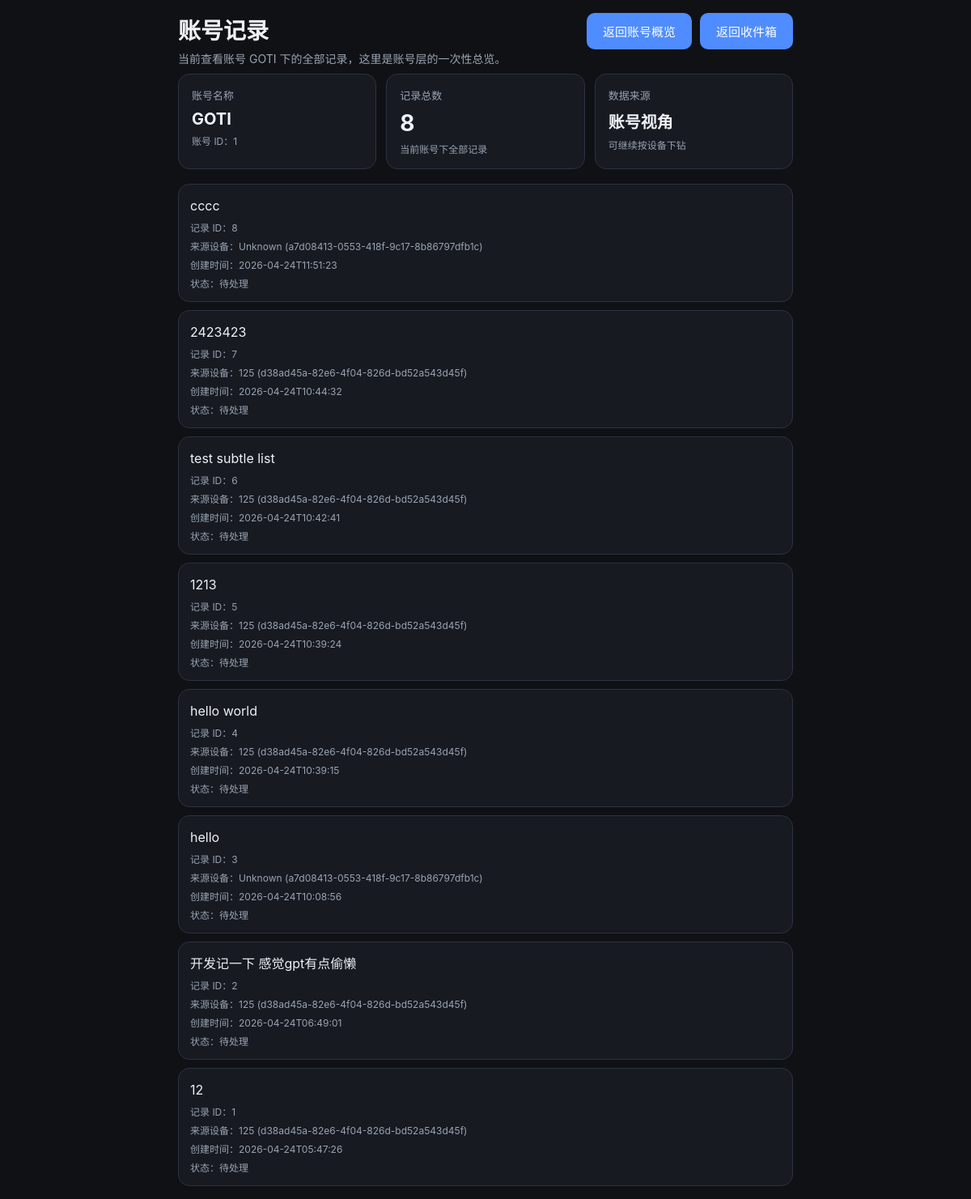
Page /account/items on the earlier database version.
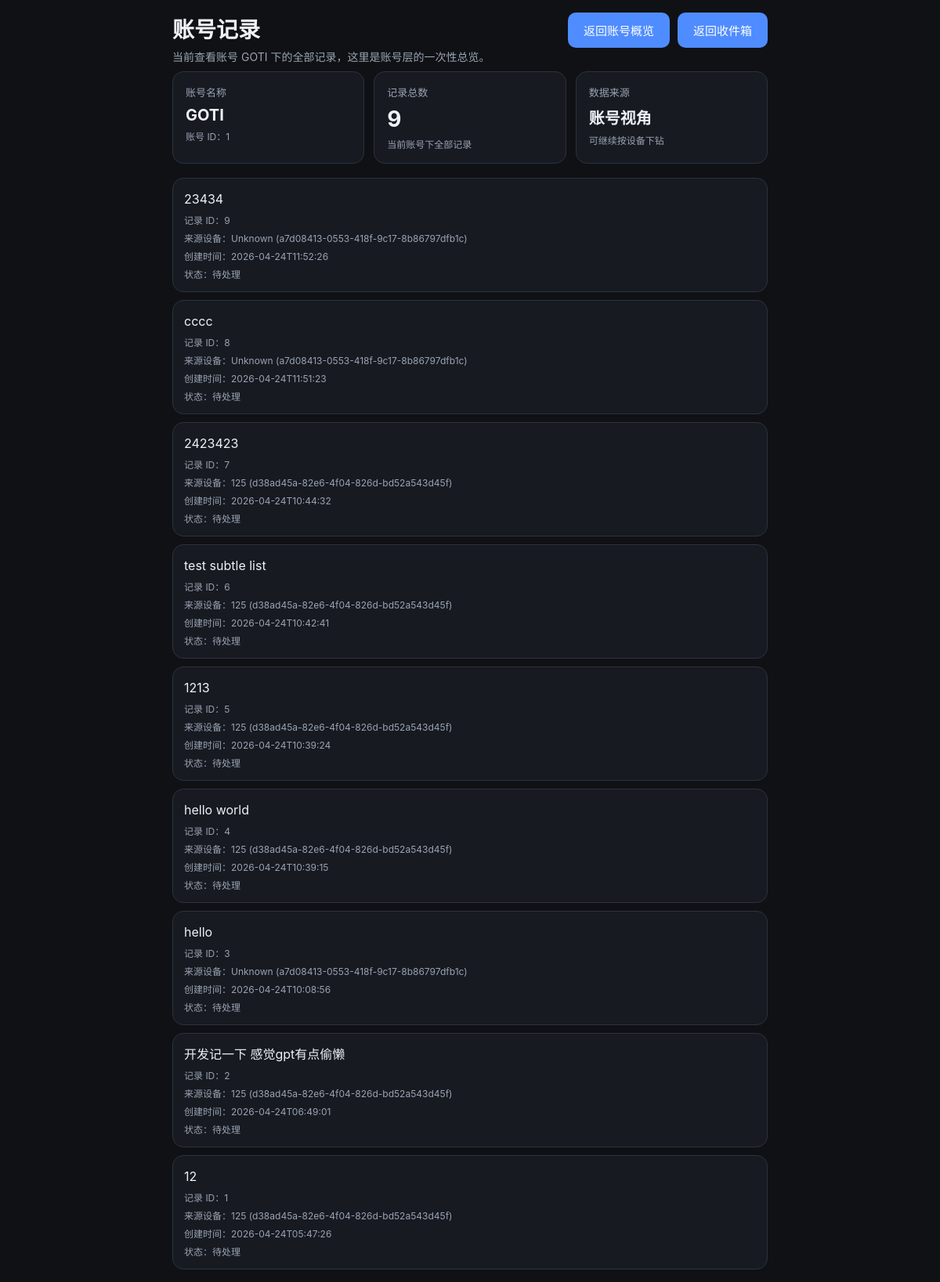
Same page on the later database version.
### tables this page shows
CREATE TABLE users (
            id INTEGER PRIMARY KEY AUTOINCREMENT,
            name TEXT NOT NULL DEFAULT 'default',
            created_at TEXT NOT NULL DEFAULT (datetime('now'))
        , approval_status TEXT NOT NULL DEFAULT 'approved', join_code TEXT, approved_at TEXT, api_token TEXT);

CREATE TABLE inbox_items (
            id INTEGER PRIMARY KEY AUTOINCREMENT,
            content TEXT NOT NULL,
            status TEXT NOT NULL DEFAULT 'inbox',
            created_at TEXT NOT NULL,
            updated_at TEXT NOT NULL
        , user_id INTEGER NOT NULL DEFAULT 1, source_device_id TEXT);

### app/main.py (the view)
@app.route("/account/items")
def account_items_page():
    guard = admin_guard()
    if guard:
        return guard
    raw_user_id = request.args.get("user_id")
    if raw_user_id:
        user_id = int(raw_user_id)
    else:
        approved_users = get_users("approved")
        if not approved_users:
            return redirect(url_for("admin_accounts_page"))
        user_id = approved_users[0]["id"]
    q = request.args.get("q", "").strip()
    user, items = get_account_items(user_id, q if q else None)
    return render_template("account_items.html", user=user, items=items, q=q)

### app/main.py (called while the page is built)
def get_conn():
    conn = sqlite3.connect(str(DB_PATH))
    conn.row_factory = sqlite3.Row
    return conn

def admin_cookie_value():
    if not ADMIN_PASSWORD:
        return None
    return hashlib.sha256(ADMIN_PASSWORD.encode()).hexdigest()

def is_admin_authenticated():
    expected = admin_cookie_value()
    if not expected:
        return True
    actual = request.cookies.get(ADMIN_COOKIE, "")
    return hmac.compare_digest(actual, expected)

def admin_guard():
    if is_admin_authenticated():
        return None
    next_path = request.path
    if request.query_string:
        next_path += "?" + request.query_string.decode()
    return redirect(url_for("admin_login_page", next=next_path))

def get_users(approval_status=None):
    conn = get_conn()
    query = """
        SELECT u.id, u.name, u.approval_status, u.join_code, u.created_at, u.approved_at,
               COUNT(DISTINCT d.id) AS device_count,
               COUNT(i.id) AS item_count
        FROM users u
        LEFT JOIN devices d ON d.user_id = u.id
        LEFT JOIN inbox_items i ON i.user_id = u.id
        WHERE 1 = 1
    """
    params = []
    if approval_status is not None:
        query += " AND u.approval_status = ?"
        params.append(approval_status)
    query += " GROUP BY u.id, u.name, u.approval_status, u.join_code, u.created_at, u.approved_at ORDER BY u.created_at DESC, u.id DESC"
    rows = conn.execute(query, params).fetchall()
    conn.close()
    return [dict(r) for r in rows]

### app/templates/account_items.html (shortened to what this page needs)
<!doctype html>
<html lang="zh-CN">
<head>
  <link rel="stylesheet" href="/static/style.css" />
</head>
<body>
  <main class="container">
    <header class="header">
      <div class="title-row">
        <div>
          <h1>账号记录</h1>
          <p class="subtitle">当前查看账号 {{ user.name }} 下的全部记录，这里是账号层的一次性总览。</p>
        </div>
        <div class="toolbar-actions">
          <a class="nav-link" href="/account?user_id={{ user.id }}">返回账号概览</a>
          <a class="nav-link" href="/">返回收件箱</a>
        </div>
      </div>
    </header>
    <section class="summary-grid">
      <article class="summary-card">
        <div class="summary-label">账号名称</div>
        <div class="summary-value small">{{ user.name }}</div>
        <div class="item-meta">账号 ID：{{ user.id }}</div>
      </article>
      <article class="summary-card">
        <div class="summary-label">记录总数</div>
        <div class="summary-value">{{ items|length }}</div>
        <div class="item-meta">当前账号下全部记录</div>
      </article>
      <article class="summary-card">
        <div class="summary-label">数据来源</div>
        <div class="summary-value small">账号视角</div>
        <div class="item-meta">可继续按设备下钻</div>
      </article>
    </section>
    <section class="list">
      {% if items %}
        {% for item in items %}
          <article class="item {% if item.status == 'done' %}done{% endif %}">
            <div class="item-main grow">
              <div class="item-content">{{ item.content }}</div>
              <div class="item-meta">记录 ID：{{ item.id }}</div>
              <div class="item-meta">来源设备：{{ item.source_device_name or 'Unknown' }} ({{ item.source_device_id or '-' }})</div>
              <div class="item-meta">创建时间：{{ item.created_at or '-' }}</div>
              <div class="item-meta">状态：{{ '已完成' if item.status == 'done' else '待处理' }}</div>
            </div>
          </article>
        {% endfor %}
      {% else %}
        <div class="empty">这个账号下还没有记录。</div>
      {% endif %}
    </section>
  </main>
</body>
</html>

### app/static/style.css (style rules this page uses)
:root { color-scheme: light dark; --bg: #0f1115; --panel: #171a21; --panel-2: #202531; --text: #eef2f7; --muted: #9aa4b2; --accent: #4f8cff; --danger: #e25b5b; --border: #2b3240; --success: #5bd88e; --warning: #f0c35b; }
body { margin: 0; font-family: -apple-system, BlinkMacSystemFont, "Segoe UI", sans-serif; background: var(--bg); color: var(--text); -webkit-tap-highlight-color: transparent; }
.container { max-width: 760px; margin: 0 auto; padding: 16px; }
.title-row { display: flex; align-items: flex-start; justify-content: space-between; gap: 16px; flex-wrap: wrap; }
.toolbar-actions { display: flex; gap: 10px; flex-wrap: wrap; }
.header h1 { margin: 0 0 6px 0; font-size: 28px; }
.header p { color: var(--muted); margin: 0 0 8px 0; font-size: 14px; line-height: 1.5; }
.capture-box, .item, .empty, .toolbar, .summary-card { background: var(--panel); border: 1px solid var(--border); border-radius: 14px; }
button, .secondary-button, .nav-link { border: 0; border-radius: 10px; background: var(--accent); color: white; padding: 12px 20px; cursor: pointer; font-size: 15px; font-weight: 500; transition: transform 0.05s ease, opacity 0.1s ease; text-decoration: none; display: inline-flex; align-items: center; justify-content: center; box-sizing: border-box; }
.list { display: grid; gap: 10px; }
.summary-grid { display: grid; grid-template-columns: repeat(3, minmax(0, 1fr)); gap: 12px; margin-bottom: 18px; }
.summary-card { padding: 16px; }
.summary-label { color: var(--muted); font-size: 13px; margin-bottom: 8px; }
.summary-value { font-size: 28px; font-weight: 700; }
.summary-value.small { font-size: 20px; }
.item { display: flex; justify-content: space-between; gap: 12px; padding: 14px; }
.item-main.grow { flex: 1; }
.item-content { font-size: 16px; line-height: 1.5; word-break: break-word; }
.item-meta { margin-top: 6px; color: var(--muted); font-size: 12px; word-break: break-all; }

Differences in the rows shown:
now on this page (row edited): inbox_items: content "23434", id "9", source_device_name "Unknown", source_device "a7d08413-0553-418f-9c17-8b86797dfb1c", created_at "2026-04-24T11:52:26", status "待处理"
Other differences:
{{ items|length }}: "8" → "9"
